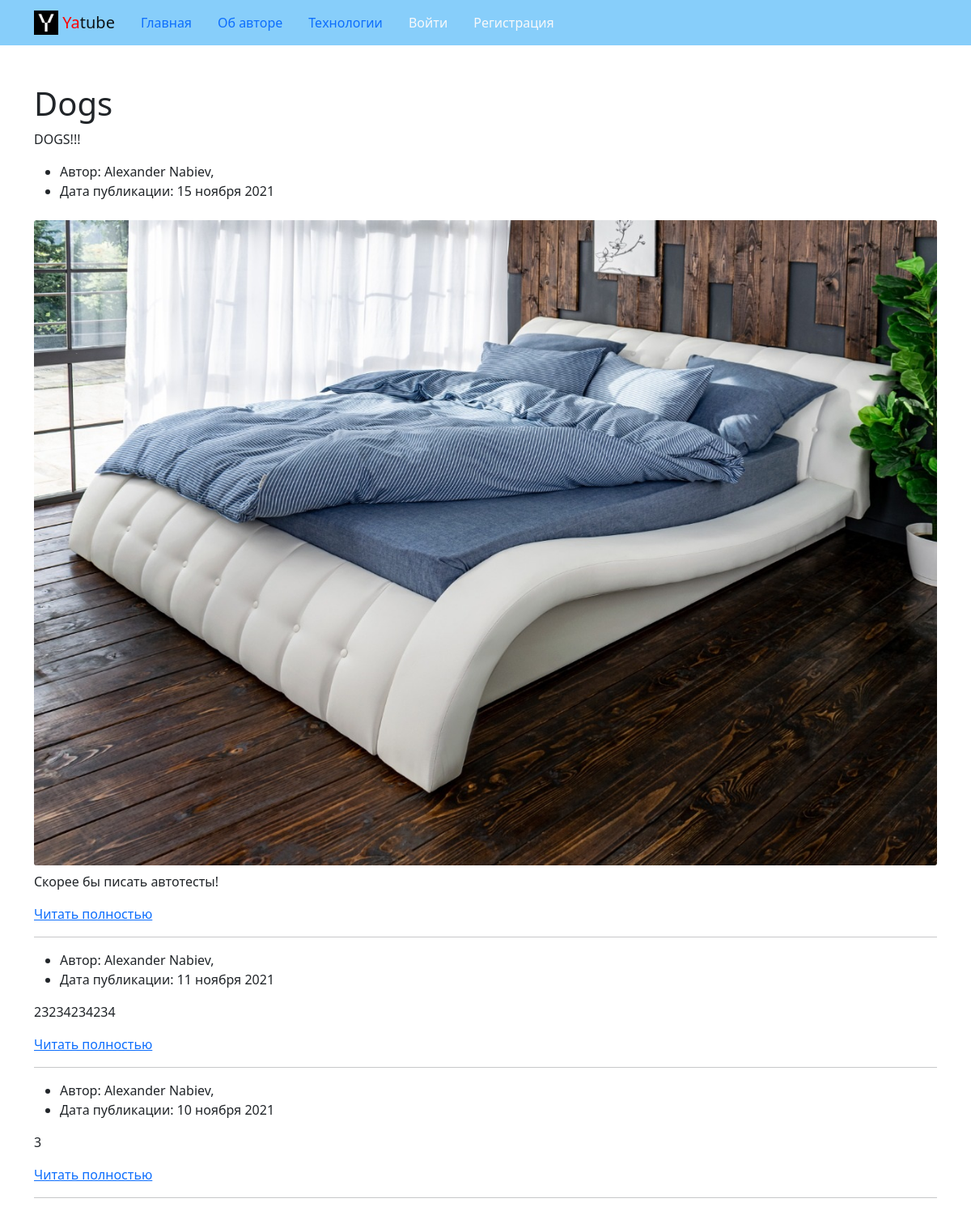
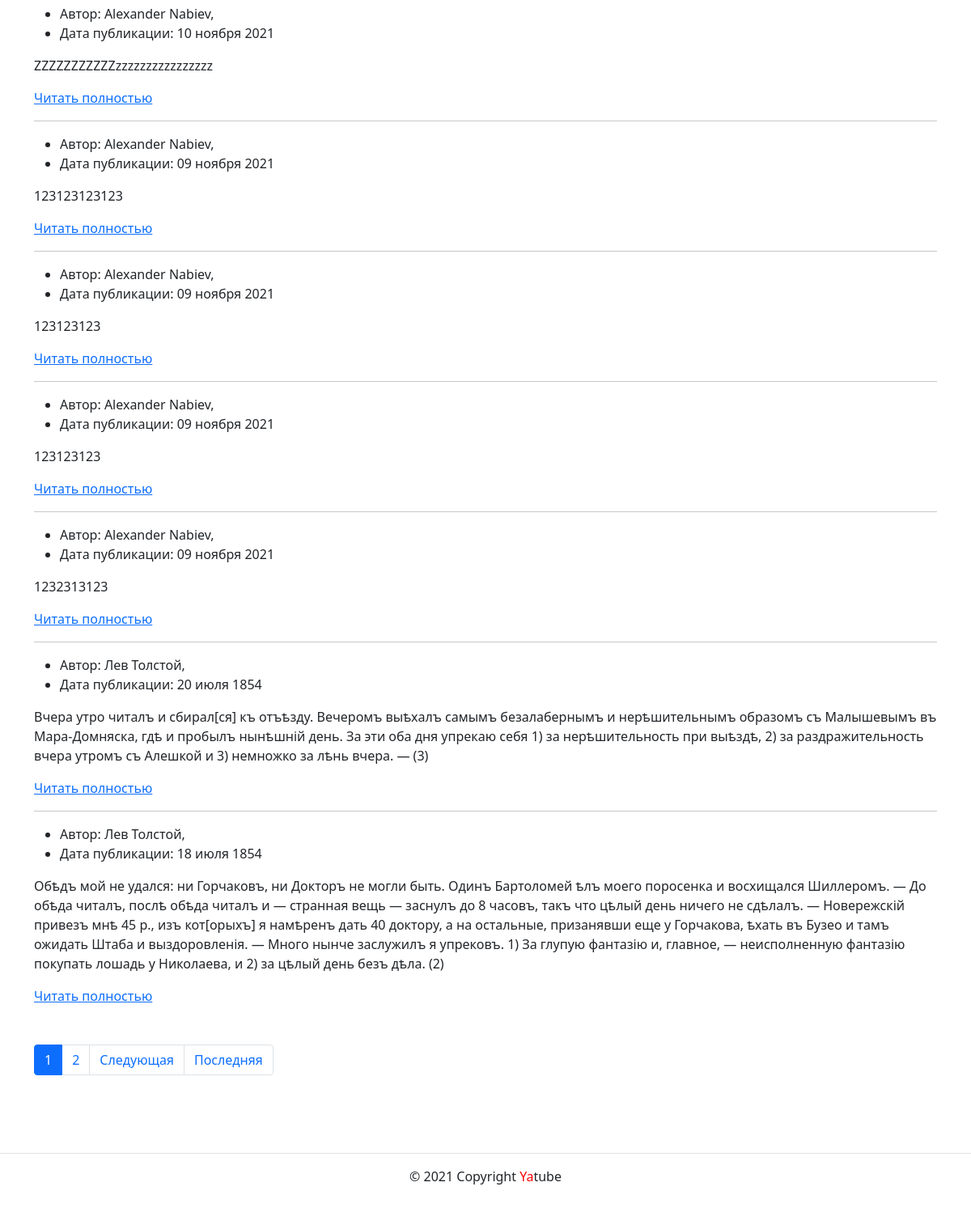
The app's page /group/dogs/, older data (2 pictures, top to bottom).
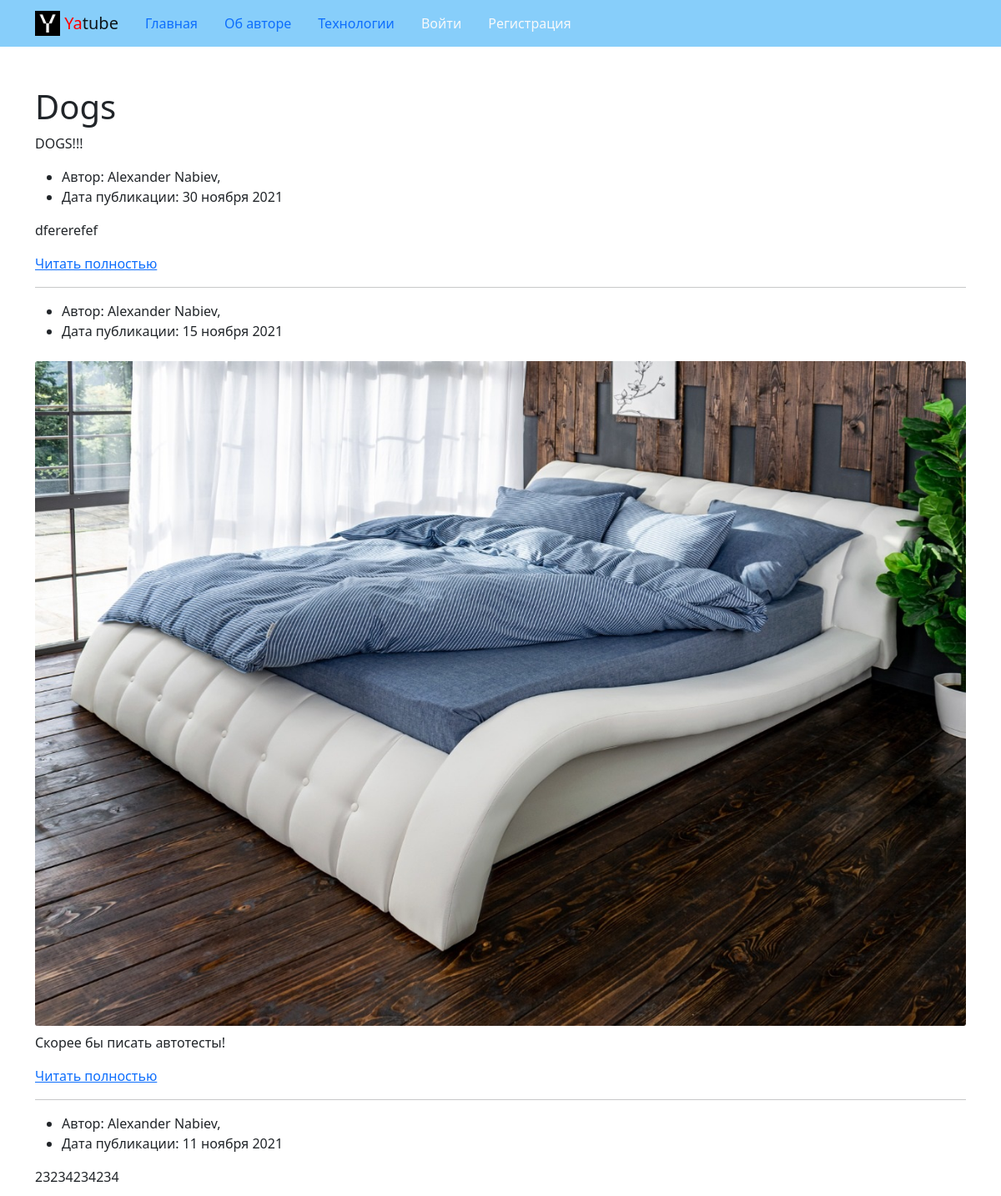
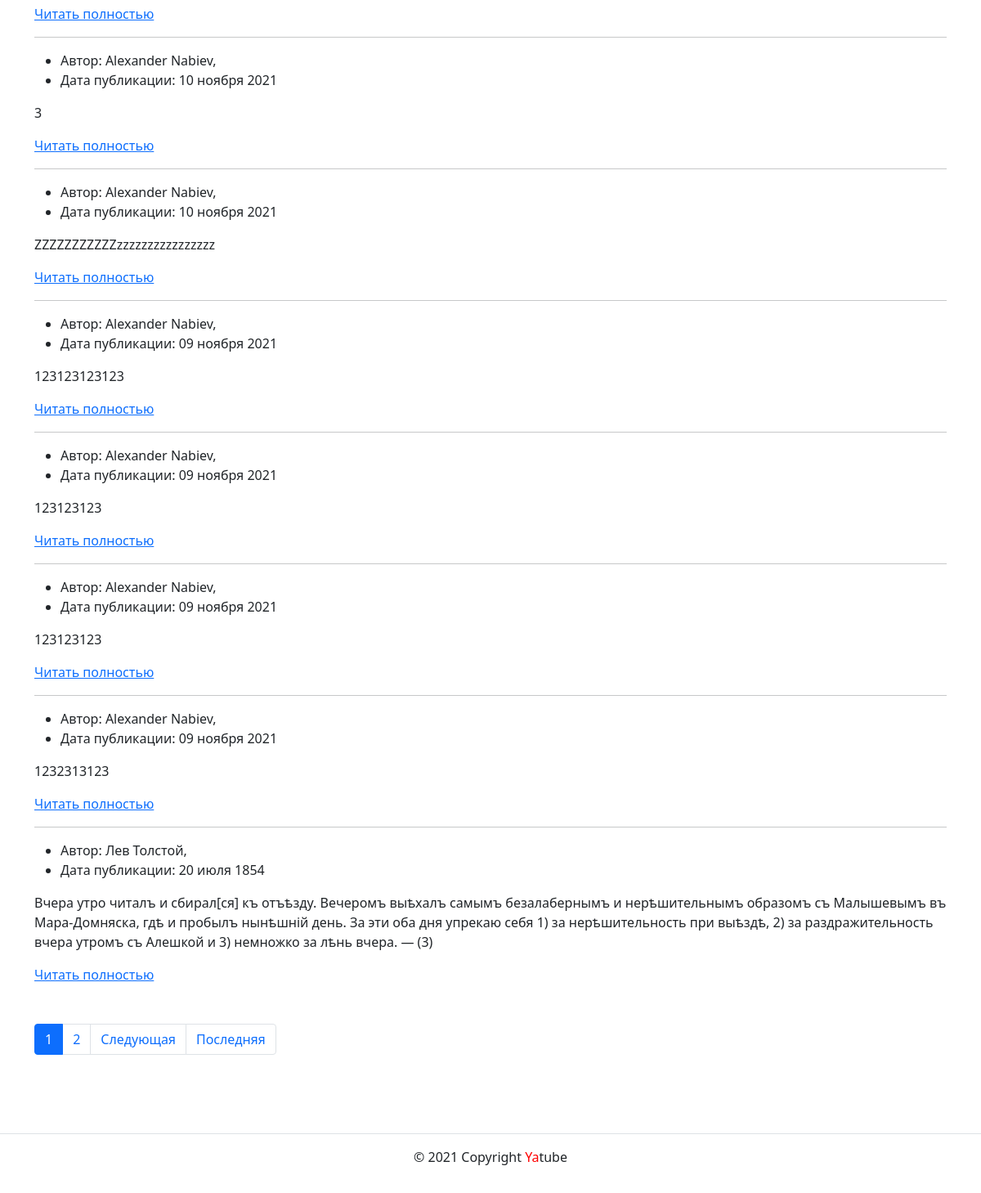
The same page, newer data (2 pictures, top to bottom).
### groups/models.py (models this page shows, shortened)
class Group(models.Model):
    title = models.CharField(
        max_length=200,
        verbose_name='Название группы',
        help_text='Введите название группы',
    )
    slug = models.SlugField(
        unique=True,
        verbose_name='Адрес группы',
        help_text='Введите адрес группы',
    )
    description = models.TextField(
        verbose_name='Описание группы',
        help_text='Введите описание группы',
    )

### posts/models.py (models this page shows, shortened)
class Post(models.Model):
    text = models.TextField(
        verbose_name='Текст поста',
        help_text='Введите текст поста в поле выше',
    )
    pub_date = models.DateTimeField(
        auto_now_add=True,
        verbose_name='Дата поста',
    )
    author = ForeignKey(
        User,
        on_delete=models.CASCADE,
        related_name='posts',
        verbose_name='Автор поста',
    )
    group = ForeignKey(
        Group,
        on_delete=models.SET_NULL,
        related_name='posts',
        blank=True,
        null=True,
        verbose_name='Группа поста',
        help_text='Выберите группу'
    )
    image = models.ImageField(
        upload_to='posts/',
        blank=True,
        verbose_name='Картинка',
        help_text='Выберите картинку',
    )
    class Meta:
        ordering = ('-pub_date',)
        verbose_name = 'Пост'
        verbose_name_plural = 'Посты'

### posts/views.py (the view)
# urls.py: path('group/<slug:slug>/', views.group_posts, name='group_list'),
def group_posts(request, slug):
    template = 'posts/group_list.html'
    group = get_object_or_404(Group, slug=slug)
    title = group.title
    page_title = title
    posts = group.posts.all().order_by('-pub_date')
    paginator = Paginator(posts, settings.POSTS_ON_PAGE)
    page_number = request.GET.get('page')
    page_obj = paginator.get_page(page_number)
    context = {
        'group_slug': slug,
        'page_obj': page_obj,
        'group_title': title,
        'page_title': page_title,
        'group': group
    }
    return render(request, template, context)

### core/context_processors/year.py (called while the page is built)
def year(request):
    cur_year = tz.now().year
    return {
        'year': cur_year
    }

### templates/posts/group_list.html (shortened to what this page needs)
{% extends 'base.html' %}
{% load thumbnail %}
{% block content %}
      <div class="container py-5">
        <h1>
            {{ group.title }}
        </h1>
        <p>
            {{ group.description }}
        </p>
        {% for post in page_obj %}
          <article>
            <ul>
              <li>
                Автор: {{ post.author.first_name }} {{ post.author.last_name }},
              </li>
              <li>
                Дата публикации: {{ post.pub_date|date:"d E Y" }}
              </li>
            </ul>
            {% thumbnail post.image "960x339" crop="center" upscale=True as im %}
              <img class="card-img my-2" src="{{ im.url }}">
            {% endthumbnail %}
            <p>
              {{ post.text|safe }}
            </p>
            <p>
            <a href="{% url 'posts:post_detail' post.pk %}">Читать полностью</a>
            </p>
          </article>
          {% if not forloop.last %}
            <hr>
          {% endif %}
        {% endfor %}
        {% include 'includes/paginator.html' %}
      </div>
  {% endblock content %}

### templates/base.html (shortened to what this page needs)
{% load static %}
<!DOCTYPE html>
<html lang="ru">
<head>
    {% include 'includes/head.html' %}
</head>
<body>
    {% include 'includes/header.html' %}
    <main>
        {% block content %}{% endblock content %}
    </main>
    {% include 'includes/footer.html' %}
</body>
</html>

### templates/includes/head.html (shortened to what this page needs)
{% load static %}
{% block style %}
    <link rel="stylesheet" href="{% static 'css/bootstrap.min.css' %}">
{% endblock style %}

### templates/includes/header.html (shortened to what this page needs)
{% load static %}
{% with request.resolver_match.view_name as view_name %}
<header>
  <nav class="navbar navbar-light navbar-expand-md" style="background-color: lightskyblue">
    <div class="container">
      <a class="navbar-brand" href="{% url 'posts:index' %}">
        <img src="{% static 'img/logo.png' %}" width="30" height="30" class="d-inline-block align-top" alt="">
        <span style="color:red">Ya</span>tube
      </a>
      <div class="collapse navbar-collapse" id="collapsibleNavbar">
      <ul class="nav nav-pills me-auto mb-2 mb-lg-0">
        <li class="nav-item">
          <a class="nav-link {% if view_name  == 'posts:index' %}active{% endif %}" href="{% url 'posts:index' %}">Главная</a>
        </li>
        <li class="nav-item">
          <a class="nav-link {% if view_name  == 'about:author' %}active{% endif %}" href="{% url 'about:author' %}">Об авторе</a>
        </li>
        <li class="nav-item">
          <a class="nav-link {% if view_name  == 'about:tech' %}active{% endif %}" href="{% url 'about:tech' %}">Технологии</a>
        </li>
        {% if user.is_authenticated %}
        <li class="nav-item">
          <a class="nav-link {% if view_name  == 'posts:post_create' %}active{% endif %}" href="{% url 'posts:post_create' %}">Новая запись</a>
        </li>
        <li class="nav-item">
          <a class="nav-link link-light {% if view_name  == 'users:password_change_form' %}active{% endif %}" href="{% url 'users:password_change_form' %}">Изменить пароль</a>
        </li>
        <li class="nav-item">
          <a class="nav-link link-light" href="{% url 'users:logout' %}">Выйти</a>
        </li>
        <li>
          Пользователь:
          {% if user.first_name and user.last_name %}
            {{ user.first_name }} {{ user.last_name }}
          {% else %}
            {{ user.username }}
          {% endif %}
        <li>
        {% else %}
        <li class="nav-item">
          <a class="nav-link link-light {% if view_name  == 'users:login' %}active{% endif %}" href="{% url 'users:login' %}">Войти</a>
        </li>
        <li class="nav-item">
          <a class="nav-link link-light {% if view_name  == 'users:signup' %}active{% endif %}" href="{% url 'users:signup' %}">Регистрация</a>
        </li>
        {% endif %}
        </div>
    </div>
  </nav>
</header>
{% endwith %}

### templates/includes/paginator.html (shortened to what this page needs)
{% if page_obj.has_other_pages %}
<nav aria-label="Page navigation" class="my-5">
  <ul class="pagination">
    {% for i in page_obj.paginator.page_range %}
        {% if page_obj.number == i %}
          <li class="page-item active">
            <span class="page-link">{{ i }}</span>
          </li>
        {% else %}
          <li class="page-item">
            <a class="page-link" href="?page={{ i }}">{{ i }}</a>
          </li>
        {% endif %}
    {% endfor %}
    {% if page_obj.has_next %}
      <li class="page-item">
        <a class="page-link" href="?page={{ page_obj.next_page_number }}">
          Следующая
        </a>
      </li>
      <li class="page-item">
        <a class="page-link" href="?page={{ page_obj.paginator.num_pages }}">
          Последняя
        </a>
      </li>
    {% endif %}
  </ul>
</nav>
{% endif %}

### templates/includes/footer.html
<footer class="border-top text-center py-3">
    <p>© {% now "Y" %} Copyright <span style="color:red">Ya</span>tube</p>
</footer>

Row changes from the older to the newer data that the page shows:
no longer on this page (row unchanged): Post: author.first_name "Лев", author.last_name "Толстой", pub_date "18 июля 1854", text "Обѣдъ мой не удался: ни Горчаковъ, ни Докторъ не могли быть. Одинъ Бартоломей ѣлъ моего поросенка и восхищался Шиллеромъ. — До обѣда читалъ, послѣ обѣда читалъ и — странная вещь — заснулъ до 8 часовъ, такъ что цѣлый день ничего не сдѣлалъ. — Новережскій привезъ мнѣ 45 р., изъ кот[орыхъ] я намѣренъ дать 40 доктору, а на остальные, призанявши еще у Горчакова, ѣхать въ Бузео и тамъ ожидать Штаба и выздоровленія. — Много нынче заслужилъ я упрековъ. 1) За глупую фантазію и, главное, — неисполненную фантазію покупать лошадь у Николаева, и 2) за цѣлый день безъ дѣла. (2)"
added Post: author.first_name "Alexander", author.last_name "Nabiev", pub_date "30 ноября 2021", text "dfererefef"
